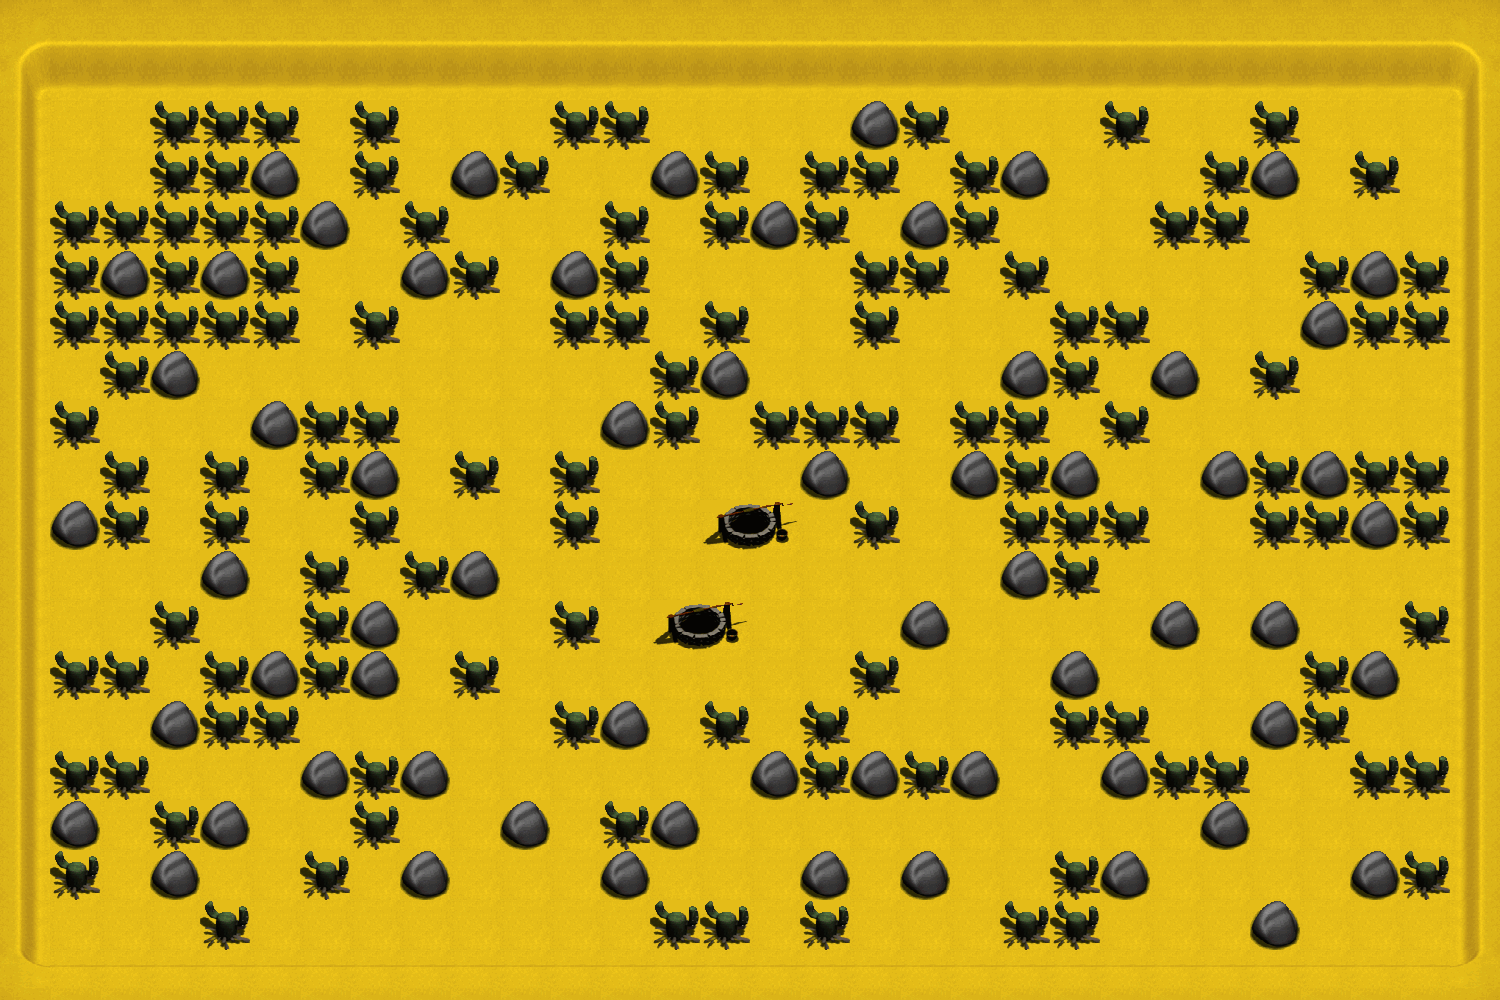

The image is a tile-based game level rendered from a .tmx file. Its description and source (layers, tilesets, objects; grid data summarised) follow:
An orthogonal 30x20 tile map with 50x50 px tiles, 2 tile layers (background, graphics), 3 tilesets and 239 objects.

<map version="1.0" orientation="orthogonal" renderorder="right-down" width="30" height="20" tilewidth="50" tileheight="50" nextobjectid="252">
 <properties>
  <property name="bonus1" value="1" />
  <property name="bonus2" value="2" />
  <property name="bonus3" value="3" />
  <property name="bonus4" value="4" />
  <property name="bonus5" value="5" />
  <property name="bonus6" value="6" />
  <property name="bonus7" value="7" />
  <property name="bonus8" value="8" />
  <property name="bonus9" value="9" />
  <property name="enemy1" type="int" value="3" />
  <property name="enemy2" type="int" value="7" />
  <property name="enemy3" type="int" value="9" />
  <property name="enemy4" type="int" value="10" />
  <property name="height" type="int" value="1000" />
  <property name="main_tile_set" value="third_maps" />
  <property name="num_bonus1" type="int" value="16" />
  <property name="num_bonus2" type="int" value="16" />
  <property name="num_bonus3" type="int" value="7" />
  <property name="num_bonus4" type="int" value="7" />
  <property name="num_bonus5" type="int" value="7" />
  <property name="num_bonus6" type="int" value="7" />
  <property name="num_bonus7" type="int" value="7" />
  <property name="num_bonus8" type="int" value="7" />
  <property name="num_bonus9" type="int" value="7" />
  <property name="num_bonus_total" type="int" value="81" />
  <property name="num_enemies" type="int" value="4" />
  <property name="num_explodable_items" type="int" value="132" />
  <property name="num_types_bonus" type="int" value="9" />
  <property name="width" type="int" value="1500" />
 </properties>
 <tileset firstgid="1" name="third_maps" tilewidth="50" tileheight="50" tilecount="80" columns="10">
  <image source="third_maps.png" width="511" height="405" />
 </tileset>
 <tileset firstgid="81" name="flames" tilewidth="50" tileheight="50" tilecount="50" columns="10">
  <image source="flames.png" width="512" height="256" />
 </tileset>
 <tileset firstgid="131" name="flamesNBomb" tilewidth="50" tileheight="50" tilecount="8" columns="8">
  <image source="flames/flamesNBomb.png" width="400" height="50" />
 </tileset>
 <layer name="background" width="30" height="20">
  <data>[600 cells, 600 non-empty, 1 distinct tile ids]</data>
 </layer>
 <layer name="graphics" width="30" height="20">
  <data>[600 cells, 600 non-empty, 16 distinct tile ids]</data>
 </layer>
 <objectgroup name="walls">
  <object id="1" x="0" y="0" width="1500" height="100" />
  <object id="2" x="1450" y="100" width="50" height="900" />
  <object id="3" x="0" y="950" width="1500" height="50" />
  <object id="4" x="0" y="100" width="50" height="850" />
  <object id="5" x="100" y="250" width="50" height="50" />
  <object id="6" x="200" y="250" width="50" height="50" />
  <object id="7" x="250" y="150" width="50" height="50" />
  <object id="8" x="300" y="200" width="50" height="50" />
  <object id="9" x="250" y="400" width="50" height="50" />
  <object id="10" x="150" y="350" width="50" height="50" />
  <object id="11" x="50" y="500" width="50" height="50" />
  <object id="12" x="50" y="800" width="50" height="50" />
  <object id="13" x="150" y="850" width="50" height="50" />
  <object id="14" x="200" y="800" width="50" height="50" />
  <object id="15" x="150" y="700" width="50" height="50" />
  <object id="16" x="250" y="650" width="50" height="50" />
  <object id="17" x="200" y="550" width="50" height="50" />
  <object id="18" x="350" y="650" width="50" height="50" />
  <object id="19" x="350" y="600" width="50" height="50" />
  <object id="20" x="350" y="450" width="50" height="50" />
  <object id="21" x="300" y="750" width="50" height="50" />
  <object id="22" x="400" y="750" width="50" height="50" />
  <object id="23" x="400" y="850" width="50" height="50" />
  <object id="24" x="500" y="800" width="50" height="50" />
  <object id="25" x="600" y="700" width="50" height="50" />
  <object id="26" x="450" y="550" width="50" height="50" />
  <object id="27" x="400" y="250" width="50" height="50" />
  <object id="28" x="450" y="150" width="50" height="50" />
  <object id="29" x="650" y="150" width="50" height="50" />
  <object id="30" x="550" y="250" width="50" height="50" />
  <object id="31" x="600" y="400" width="50" height="50" />
  <object id="33" x="800" y="450" width="50" height="50" />
  <object id="34" x="700" y="350" width="50" height="50" />
  <object id="35" x="750" y="200" width="50" height="50" />
  <object id="36" x="850" y="100" width="50" height="50" />
  <object id="37" x="900" y="200" width="50" height="50" />
  <object id="38" x="1000" y="150" width="50" height="50" />
  <object id="39" x="1250" y="150" width="50" height="50" />
  <object id="40" x="1350" y="250" width="50" height="50" />
  <object id="41" x="1300" y="300" width="50" height="50" />
  <object id="42" x="1150" y="350" width="50" height="50" />
  <object id="43" x="1000" y="350" width="50" height="50" />
  <object id="44" x="950" y="450" width="50" height="50" />
  <object id="47" x="900" y="600" width="50" height="50" />
  <object id="48" x="1050" y="450" width="50" height="50" />
  <object id="49" x="1000" y="550" width="50" height="50" />
  <object id="50" x="750" y="750" width="50" height="50" />
  <object id="51" x="650" y="800" width="50" height="50" />
  <object id="52" x="600" y="850" width="50" height="50" />
  <object id="53" x="800" y="850" width="50" height="50" />
  <object id="54" x="850" y="750" width="50" height="50" />
  <object id="55" x="950" y="750" width="50" height="50" />
  <object id="56" x="900" y="850" width="50" height="50" />
  <object id="57" x="1100" y="850" width="50" height="50" />
  <object id="58" x="1100" y="750" width="50" height="50" />
  <object id="59" x="1050" y="650" width="50" height="50" />
  <object id="60" x="1150" y="600" width="50" height="50" />
  <object id="61" x="1250" y="600" width="50" height="50" />
  <object id="62" x="1250" y="700" width="50" height="50" />
  <object id="63" x="1250" y="900" width="50" height="50" />
  <object id="64" x="1350" y="850" width="50" height="50" />
  <object id="65" x="1350" y="650" width="50" height="50" />
  <object id="66" x="1350" y="500" width="50" height="50" />
  <object id="67" x="1300" y="450" width="50" height="50" />
  <object id="68" x="1200" y="450" width="50" height="50" />
  <object id="250" x="700" y="500" width="100" height="50" />
  <object id="251" x="650" y="600" width="100" height="50" />
 </objectgroup>
 <objectgroup name="cactis">
  <object id="69" x="150" y="150" width="50" height="50" />
  <object id="70" x="150" y="100" width="50" height="50" />
  <object id="71" x="200" y="100" width="50" height="50" />
  <object id="72" x="250" y="100" width="50" height="50" />
  <object id="73" x="200" y="150" width="50" height="50" />
  <object id="74" x="350" y="100" width="50" height="50" />
  <object id="75" x="350" y="150" width="50" height="50" />
  <object id="76" x="50" y="200" width="50" height="50" />
  <object id="77" x="100" y="200" width="50" height="50" />
  <object id="78" x="150" y="200" width="50" height="50" />
  <object id="79" x="200" y="200" width="50" height="50" />
  </objectgroup>
 <objectgroup name="Camada de Objectos 3" />
 <objectgroup name="Camada de Objectos 4" />
 <objectgroup name="mooner">
  <!-- 18 objects omitted --></objectgroup>
 <objectgroup name="Camada de Objectos 6" />
 <objectgroup name="Camada de Objectos 7" />
 <objectgroup name="Camada de Objectos 8" />
 <objectgroup name="redball">
  <!-- 7 objects omitted --></objectgroup>
 <objectgroup name="Camada de Objectos 10" />
 <objectgroup name="sandmaster">
  <!-- 10 objects omitted --></objectgroup>
 <objectgroup name="TV">
  <!-- 4 objects omitted --></objectgroup>
</map>
<!-- 161 of 239 objects omitted -->
